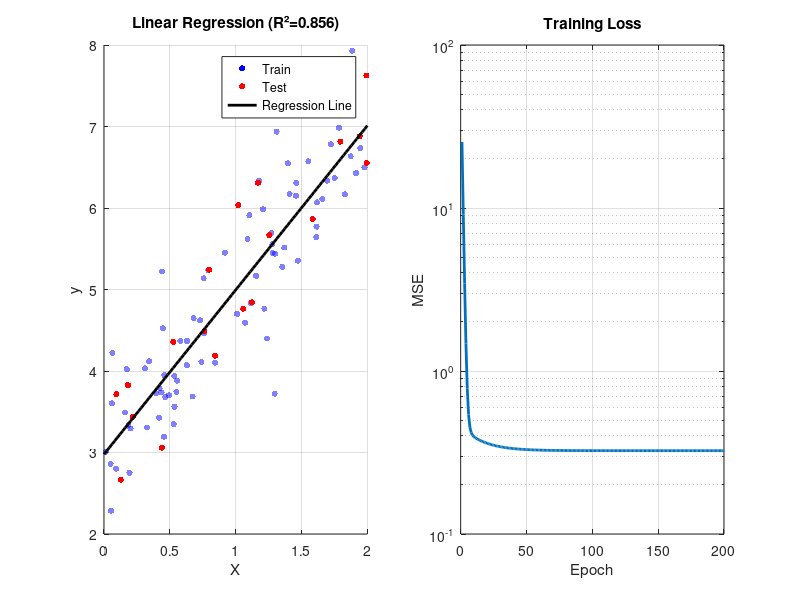
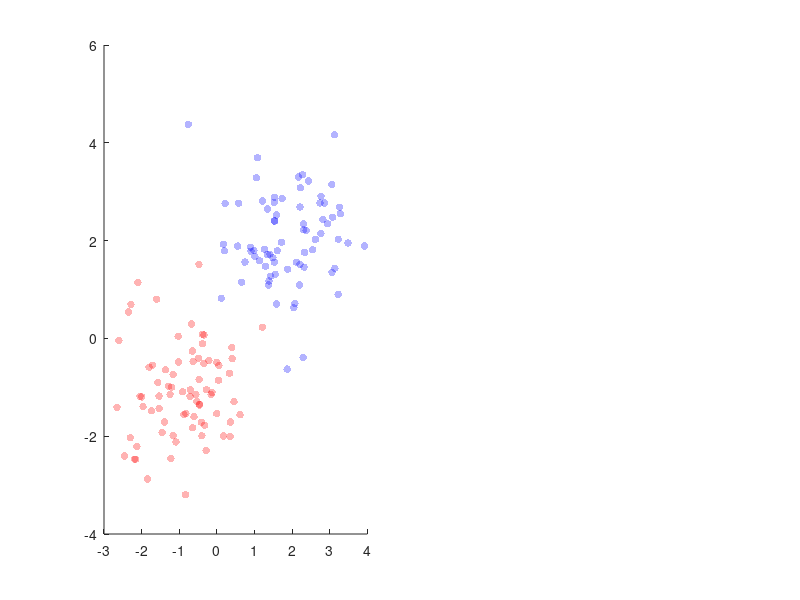

The MATLAB script that drew these images, in order: (Note: this script raises an error after producing the figures.)
%% ========================================================================
%  PROYEK 3: MACHINE LEARNING DARI SCRATCH
%  Tutorial MATLAB - Real World Projects
%  ========================================================================
%  Tujuan:
%    - Implementasi algoritma ML dari nol (tanpa toolbox)
%    - Linear Regression
%    - K-Nearest Neighbors (KNN)
%    - K-Means Clustering
%    - Neural Network sederhana
%  ========================================================================

%% 1. Linear Regression dari Scratch
fprintf('=== Proyek 3: Machine Learning dari Scratch ===\n\n')
fprintf('--- 1. Linear Regression ---\n')

rng(42)

% Generate data
n = 100;
X = 2 * rand(n, 1);
y = 3 + 2*X + 0.5*randn(n, 1);  % y = 3 + 2x + noise

% Split train/test
n_train = 80;
X_train = X(1:n_train); y_train = y(1:n_train);
X_test = X(n_train+1:end); y_test = y(n_train+1:end);

% --- Gradient Descent ---
function [w, b, loss_history] = linear_regression_gd(X, y, lr, epochs)
    w = 0; b = 0;
    n = length(y);
    loss_history = zeros(epochs, 1);

    for epoch = 1:epochs
        % Forward pass
        y_pred = w * X + b;

        % Loss (MSE)
        loss = mean((y_pred - y).^2);
        loss_history(epoch) = loss;

        % Gradients
        dw = (2/n) * sum((y_pred - y) .* X);
        db = (2/n) * sum(y_pred - y);

        % Update
        w = w - lr * dw;
        b = b - lr * db;
    end
end

[w, b, loss_hist] = linear_regression_gd(X_train, y_train, 0.1, 200);
fprintf('Gradient Descent: w=%.4f, b=%.4f (true: w=2, b=3)\n', w, b)

% Prediksi
y_pred_test = w * X_test + b;
mse = mean((y_pred_test - y_test).^2);
fprintf('Test MSE: %.4f\n', mse)

% R-squared
SS_res = sum((y_test - y_pred_test).^2);
SS_tot = sum((y_test - mean(y_test)).^2);
R2 = 1 - SS_res/SS_tot;
fprintf('R²: %.4f\n', R2)

figure('Position', [100 100 1000 400])
subplot(1, 2, 1)
scatter(X_train, y_train, 20, 'b', 'filled', 'MarkerFaceAlpha', 0.5)
hold on
scatter(X_test, y_test, 20, 'r', 'filled')
x_line = linspace(0, 2, 100);
plot(x_line, w*x_line + b, 'k-', 'LineWidth', 2)
legend('Train', 'Test', 'Regression Line')
title(sprintf('Linear Regression (R²=%.3f)', R2))
xlabel('X'), ylabel('y'), grid on

subplot(1, 2, 2)
semilogy(loss_hist, 'LineWidth', 2)
title('Training Loss')
xlabel('Epoch'), ylabel('MSE'), grid on

%% 2. K-Nearest Neighbors (KNN) Classification
fprintf('\n--- 2. KNN Classification ---\n')

% Generate 2-class data
n_per_class = 100;
X_c1 = randn(n_per_class, 2) + [2, 2];
X_c2 = randn(n_per_class, 2) + [-1, -1];
X_data = [X_c1; X_c2];
y_labels = [ones(n_per_class, 1); 2*ones(n_per_class, 1)];

% Shuffle
idx = randperm(2*n_per_class);
X_data = X_data(idx, :);
y_labels = y_labels(idx);

% Split
n_tr = 150;
X_tr = X_data(1:n_tr, :); y_tr = y_labels(1:n_tr);
X_ts = X_data(n_tr+1:end, :); y_ts = y_labels(n_tr+1:end);

% --- KNN Implementation ---
function predictions = knn_predict(X_train, y_train, X_test, k)
    n_test = size(X_test, 1);
    predictions = zeros(n_test, 1);

    for i = 1:n_test
        % Hitung jarak ke semua training points
        distances = sqrt(sum((X_train - X_test(i,:)).^2, 2));

        % Cari k tetangga terdekat
        [~, sorted_idx] = sort(distances);
        k_nearest = y_train(sorted_idx(1:k));

        % Voting mayoritas
        predictions(i) = mode(k_nearest);
    end
end

% Test dengan berbagai k
k_values = [1 3 5 7 11];
accuracies = zeros(size(k_values));

for i = 1:length(k_values)
    k = k_values(i);
    y_pred = knn_predict(X_tr, y_tr, X_ts, k);
    accuracies(i) = mean(y_pred == y_ts) * 100;
    fprintf('KNN (k=%d): Accuracy = %.1f%%\n', k, accuracies(i))
end

% Visualisasi dengan k terbaik
[best_acc, best_idx] = max(accuracies);
best_k = k_values(best_idx);
y_pred_best = knn_predict(X_tr, y_tr, X_ts, best_k);

figure('Position', [100 100 1000 400])
subplot(1, 2, 1)
scatter(X_tr(y_tr==1,1), X_tr(y_tr==1,2), 30, 'b', 'filled', 'MarkerFaceAlpha', 0.3)
hold on
scatter(X_tr(y_tr==2,1), X_tr(y_tr==2,2), 30, 'r', 'filled', 'MarkerFaceAlpha', 0.3)
scatter(X_ts(y_pred_best==1,1), X_ts(y_pred_best==1,2), 60, 'b', 'MarkerLineWidth', 2)
scatter(X_ts(y_pred_best==2,1), X_ts(y_pred_best==2,2), 60, 'r', 'MarkerLineWidth', 2)
legend('Train C1', 'Train C2', 'Pred C1', 'Pred C2')
title(sprintf('KNN (k=%d, acc=%.1f%%)', best_k, best_acc))
xlabel('Feature 1'), ylabel('Feature 2'), grid on

subplot(1, 2, 2)
plot(k_values, accuracies, 'bo-', 'LineWidth', 2, 'MarkerFaceColor', 'b')
title('Accuracy vs k')
xlabel('k'), ylabel('Accuracy (%)'), grid on

%% 3. K-Means Clustering
fprintf('\n--- 3. K-Means Clustering ---\n')

% Generate 3 clusters
rng(42)
n_c = 80;
cluster1 = randn(n_c, 2) * 0.5 + [0 0];
cluster2 = randn(n_c, 2) * 0.8 + [4 3];
cluster3 = randn(n_c, 2) * 0.6 + [2 6];
X_cluster = [cluster1; cluster2; cluster3];

% --- K-Means Implementation ---
function [centroids, assignments, loss_hist] = kmeans_custom(X, K, max_iter)
    [n, d] = size(X);

    % Random initialization
    idx = randperm(n, K);
    centroids = X(idx, :);

    assignments = zeros(n, 1);
    loss_hist = zeros(max_iter, 1);

    for iter = 1:max_iter
        % Assignment step: setiap titik ke centroid terdekat
        for i = 1:n
            dists = sum((centroids - X(i,:)).^2, 2);
            [~, assignments(i)] = min(dists);
        end

        % Update step: hitung centroid baru
        new_centroids = zeros(K, d);
        for k = 1:K
            mask = assignments == k;
            if sum(mask) > 0
                new_centroids(k, :) = mean(X(mask, :));
            else
                new_centroids(k, :) = centroids(k, :);
            end
        end

        % Loss (total within-cluster sum of squares)
        loss = 0;
        for i = 1:n
            loss = loss + sum((X(i,:) - centroids(assignments(i),:)).^2);
        end
        loss_hist(iter) = loss;

        % Convergence check
        if max(abs(new_centroids(:) - centroids(:))) < 1e-6
            loss_hist = loss_hist(1:iter);
            fprintf('Converged at iteration %d\n', iter)
            break
        end

        centroids = new_centroids;
    end
end

K = 3;
[centroids, assignments, loss_hist] = kmeans_custom(X_cluster, K, 100);

figure('Position', [100 100 1000 400])
subplot(1, 2, 1)
colors = ['b', 'r', 'g'];
for k = 1:K
    mask = assignments == k;
    scatter(X_cluster(mask,1), X_cluster(mask,2), 30, colors(k), 'filled', ...
        'MarkerFaceAlpha', 0.5)
    hold on
end
scatter(centroids(:,1), centroids(:,2), 200, 'kx', 'LineWidth', 3)
title(sprintf('K-Means Clustering (K=%d)', K))
xlabel('X1'), ylabel('X2'), grid on, legend('C1','C2','C3','Centroids')

subplot(1, 2, 2)
plot(loss_hist, 'bo-', 'LineWidth', 2)
title('K-Means Loss')
xlabel('Iteration'), ylabel('Total Within-Cluster SS'), grid on

%% 4. Neural Network Sederhana (XOR Problem)
fprintf('\n--- 4. Neural Network (XOR) ---\n')

% XOR dataset
X_xor = [0 0; 0 1; 1 0; 1 1];
y_xor = [0; 1; 1; 0];

% Network: 2 input -> 4 hidden (sigmoid) -> 1 output (sigmoid)
function [W1, b1, W2, b2, losses] = train_nn(X, y, hidden_size, lr, epochs)
    [n, input_size] = size(X);
    output_size = size(y, 2);

    % Xavier initialization
    W1 = randn(input_size, hidden_size) * sqrt(2/input_size);
    b1 = zeros(1, hidden_size);
    W2 = randn(hidden_size, output_size) * sqrt(2/hidden_size);
    b2 = zeros(1, output_size);

    sigmoid = @(x) 1 ./ (1 + exp(-x));
    sigmoid_deriv = @(x) x .* (1 - x);

    losses = zeros(epochs, 1);

    for epoch = 1:epochs
        % --- Forward pass ---
        z1 = X * W1 + b1;
        a1 = sigmoid(z1);           % hidden layer
        z2 = a1 * W2 + b2;
        a2 = sigmoid(z2);           % output

        % --- Loss (Binary Cross Entropy) ---
        loss = -mean(y .* log(a2 + 1e-8) + (1-y) .* log(1 - a2 + 1e-8));
        losses(epoch) = loss;

        % --- Backward pass ---
        d2 = (a2 - y);                          % output error
        dW2 = (a1' * d2) / n;
        db2 = mean(d2);

        d1 = (d2 * W2') .* sigmoid_deriv(a1);   % hidden error
        dW1 = (X' * d1) / n;
        db1 = mean(d1);

        % --- Update weights ---
        W2 = W2 - lr * dW2;
        b2 = b2 - lr * db2;
        W1 = W1 - lr * dW1;
        b1 = b1 - lr * db1;

        if mod(epoch, 2000) == 0
            fprintf('Epoch %d, Loss: %.6f\n', epoch, loss)
        end
    end
end

% Train
[W1, b1, W2, b2, losses] = train_nn(X_xor, y_xor, 8, 5, 10000);

% Predict
sigmoid = @(x) 1 ./ (1 + exp(-x));
a1 = sigmoid(X_xor * W1 + b1);
predictions = sigmoid(a1 * W2 + b2);

fprintf('\nXOR Predictions:\n')
for i = 1:4
    fprintf('  [%d, %d] -> %.4f (expected: %d)\n', ...
        X_xor(i,1), X_xor(i,2), predictions(i), y_xor(i))
end

% Decision boundary
figure('Position', [100 100 1000 400])
subplot(1, 2, 1)
[xx, yy] = meshgrid(linspace(-0.5, 1.5, 100));
grid_input = [xx(:), yy(:)];
grid_hidden = sigmoid(grid_input * W1 + b1);
grid_output = sigmoid(grid_hidden * W2 + b2);
contourf(xx, yy, reshape(grid_output, 100, 100), 20)
hold on
scatter(X_xor(y_xor==0,1), X_xor(y_xor==0,2), 100, 'ro', 'LineWidth', 3)
scatter(X_xor(y_xor==1,1), X_xor(y_xor==1,2), 100, 'gx', 'LineWidth', 3)
colorbar
title('Neural Network - XOR Decision Boundary')
xlabel('x1'), ylabel('x2'), legend('', '0', '1')

subplot(1, 2, 2)
semilogy(losses, 'LineWidth', 2)
title('Training Loss')
xlabel('Epoch'), ylabel('Loss'), grid on

fprintf('\n=== Proyek 3: Machine Learning - Selesai! ===\n')
